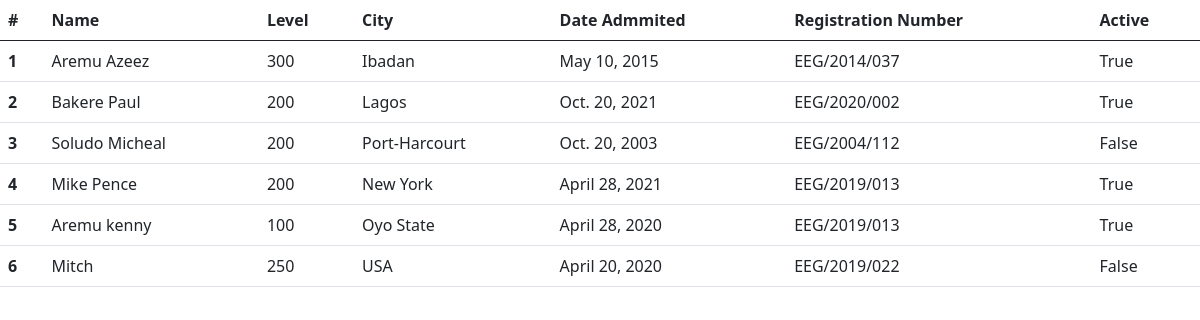
Screenshot of /student_list with the database file from the repository.
### first_model/models.py (models this page shows, shortened)
class students(models.Model):
    name = models.CharField(max_length=250)
    city = models.CharField(max_length=120)
    level = models.PositiveIntegerField()
    date_admitted = models.DateField(default=timezone.now)#timezone.now will automatically fill the datefield for us as today's date if we left it with no data
    active = models.BooleanField()
    reg_no = models.CharField(max_length = 15)
    class Meta:
        verbose_name_plural = 'students'

### first_model/views.py (the view)
# urls.py: path('student_list', student_views, name = "student_views"), #paste in the urlpatterns as part of the urls
def student_views(request): #Line 3 (Function-based view)
    student_list = students.objects.all() #Line 4
    context = {'student_list':student_list} #Line 5
    return render(request, 'first_model/index.html', context=context) # Line 6

### templates/first_model/index.html (shortened to what this page needs)
<!DOCTYPE html>
<html lang="en">
<head>
    <link href="https://cdn.jsdelivr.net/npm/bootstrap@5.0.0-beta3/dist/css/bootstrap.min.css" rel="stylesheet" >
</head>
<body>
    {% block content %}
    <table class="table">
        <thead>
          <tr>
            <th scope="col">#</th>
            <th scope="col">Name</th>
            <th scope="col">Level</th>
            <th scope="col">City</th>
            <th scope="col">Date Admmited</th>
            <th scope="col">Registration Number</th>
            <th scope="col">Active</th>
        </tr>
        </thead>
        <tbody>
            {% for student in student_list %}
            <tr>
                <th scope="row">{{forloop.counter}}</th>
                <td>{{student.name}}</td>
                <td>{{student.level}}</td>
                <td>{{student.city}}</td>
                <td>{{student.date_admitted}}</td>
                <td>{{student.reg_no}}</td>
                <td>{{student.active}}</td>
            </tr>
           {% endfor %}
        </tbody>
      </table>
      {% endblock %}
</body>
</html>

### rows the page displays
students: name "Aremu Azeez", level "300", city "Ibadan", date_admitted "May 10, 2015", reg_no "EEG/2014/037", active "True"
students: name "Bakere Paul", level "200", city "Lagos", date_admitted "Oct. 20, 2021", reg_no "EEG/2020/002", active "True"
students: name "Soludo Micheal", level "200", city "Port-Harcourt", date_admitted "Oct. 20, 2003", reg_no "EEG/2004/112", active "False"
students: name "Mike Pence", level "200", city "New York", date_admitted "April 28, 2021", reg_no "EEG/2019/013", active "True"
students: name "Aremu kenny", level "100", city "Oyo State", date_admitted "April 28, 2020", reg_no "EEG/2019/013", active "True"
students: name "Mitch", level "250", city "USA", date_admitted "April 20, 2020", reg_no "EEG/2019/022", active "False"
